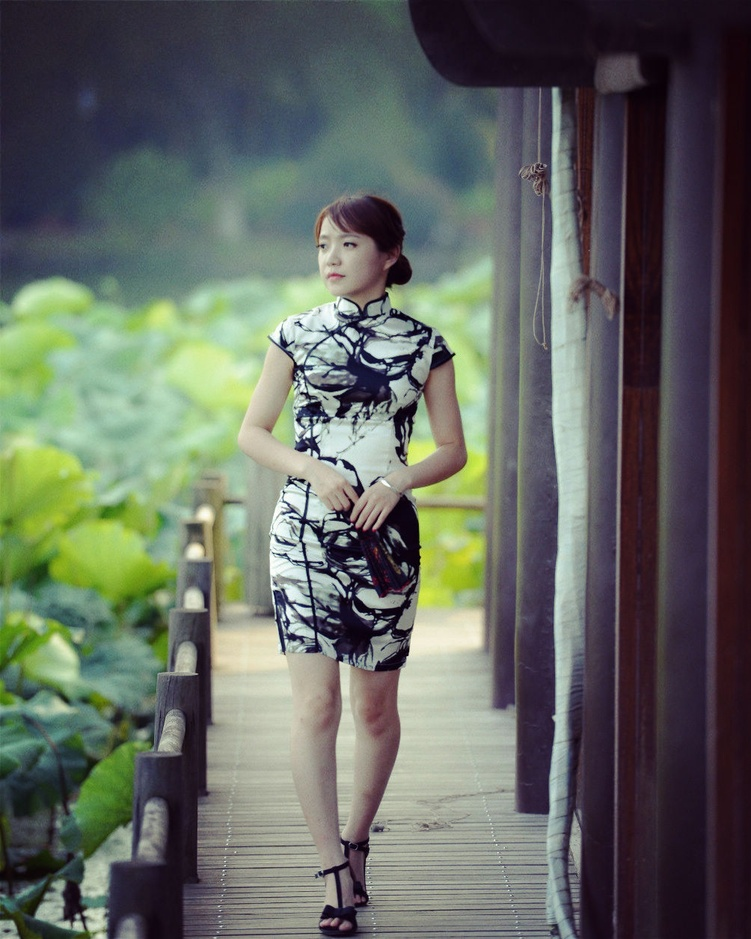
#> input picture 视觉/code/ch5/img1.jpg, 751 x 939 px, shrunk from 1004 x 1255 before the run
$ jupyter execute ch5.ipynb   (shell and % lines are left out)
#> lines starting #> are read from the running program, lines starting #| are printed output that depends on the picture
[cell 1]

import cv2
import numpy as np
from matplotlib import pyplot as plt

[cell 2]
#  opencv 的接口使用BGR模式，而 matplotlib.pyplot 接口使用的是RGB模式
img = cv2.imread("img1.jpg", 1)
#> img is the input picture: shape (939, 751, 3); mean B, G, R 96.9, 104.2, 99
# cv2.imshow("src", img)
b, g, r = cv2.split(img)
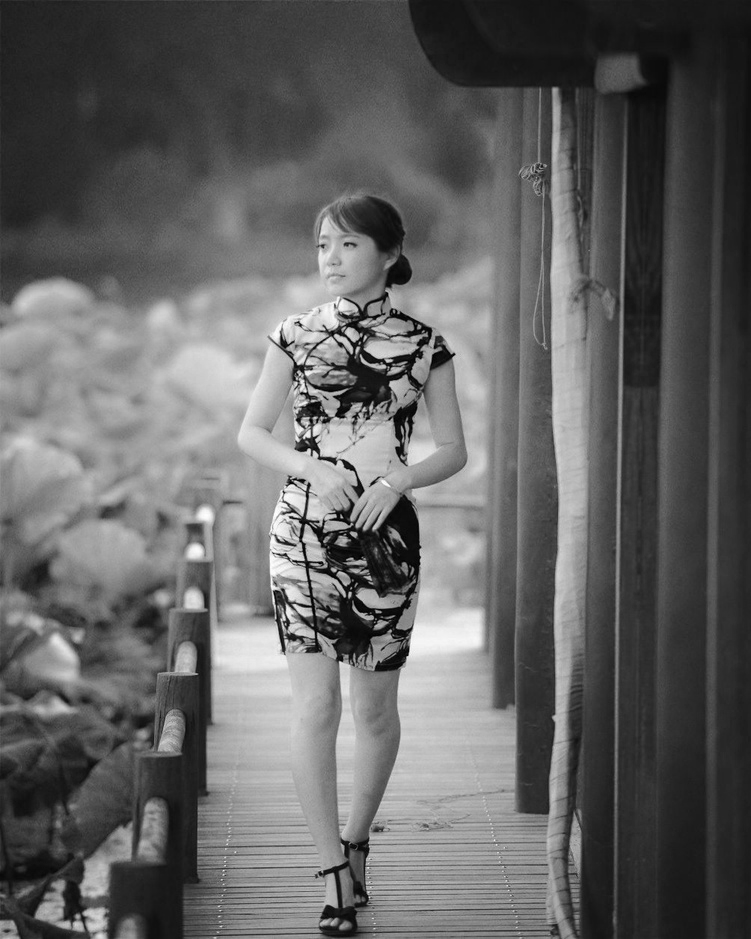
#> r: shape (939, 751); min 0, max 255, mean 99
srcImage_new = cv2.merge([r, g, b])
plt.imshow(srcImage_new)
# plt.show()

[cell 3]
# 彩色图像均衡化,需要分解通道 对每一个通道均衡化
(b, g, r) = cv2.split(img)
bH = cv2.equalizeHist(b)
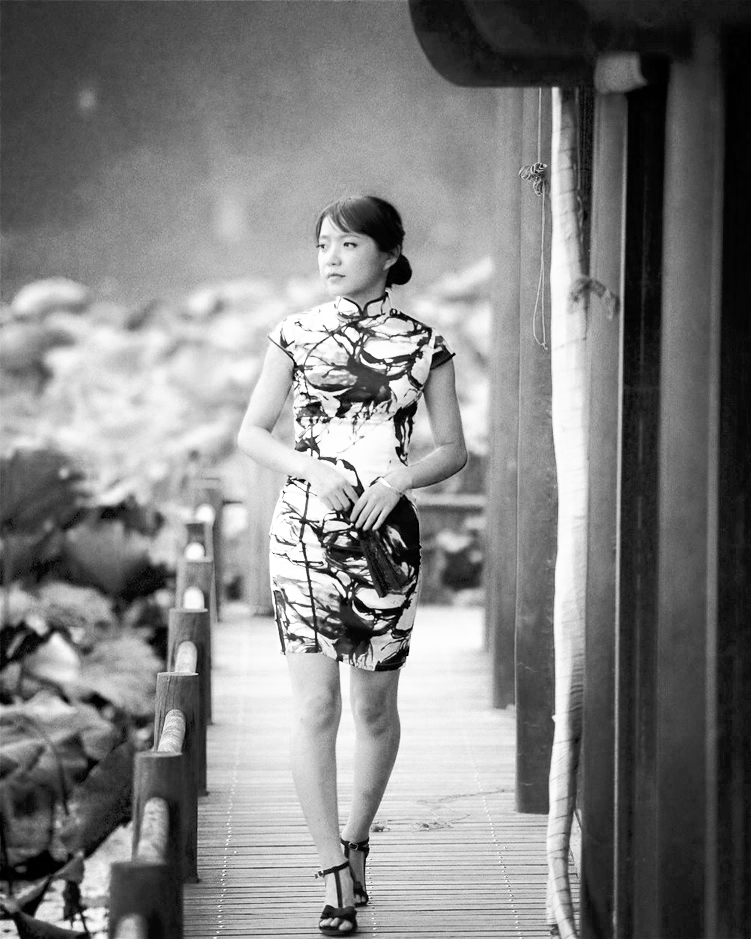
#> bH: shape (939, 751); min 0, max 255, mean 128.2
gH = cv2.equalizeHist(g)
rH = cv2.equalizeHist(r)
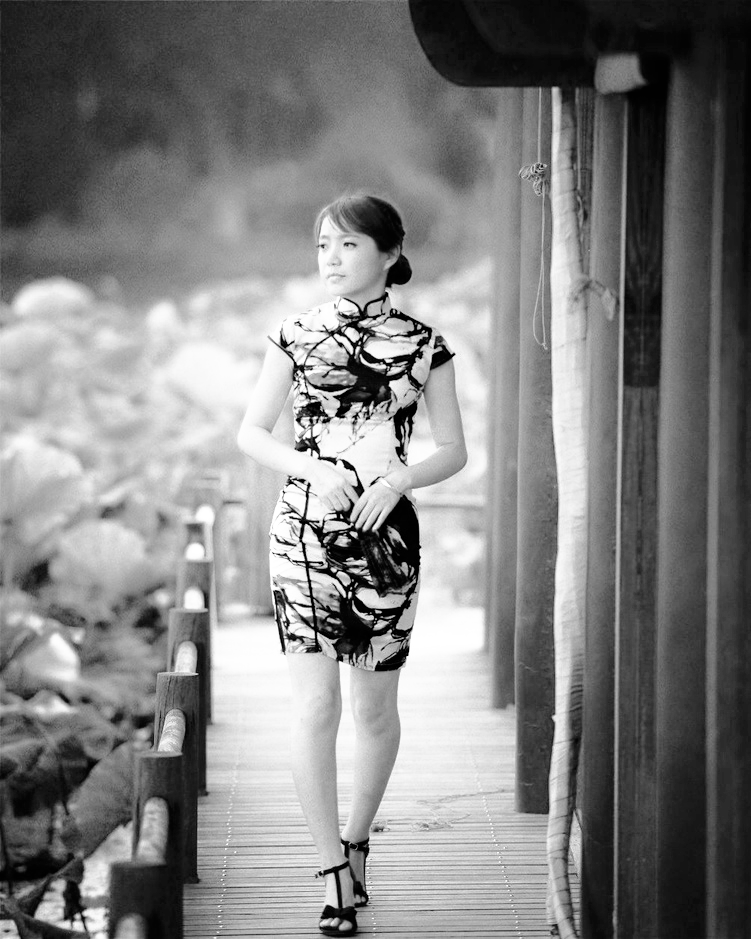
#> rH: shape (939, 751); min 0, max 255, mean 128.2
# 合并每一个通道
result = cv2.merge((rH, gH, bH))
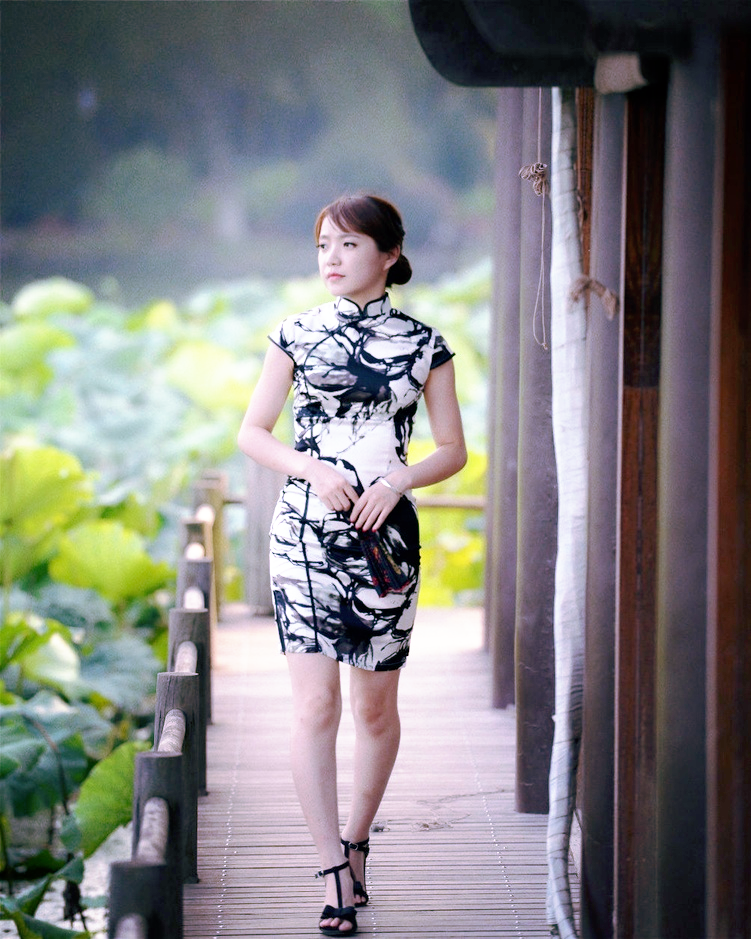
#> result: shape (939, 751, 3); mean R, G, B 128.2, 128, 128.2
# cv2.imshow("dst", result)

plt.imshow(result)
# plt.show()

[cell 4]
# Gamma图像增强
def adjust_gamma(src,gamma=2.0):
#> called with gamma = 2
    scale = float(np.iinfo(src.dtype).max - np.iinfo(src.dtype).min)
#> scale = 255
    dst = ((src.astype(np.float32) / scale) ** gamma) * scale
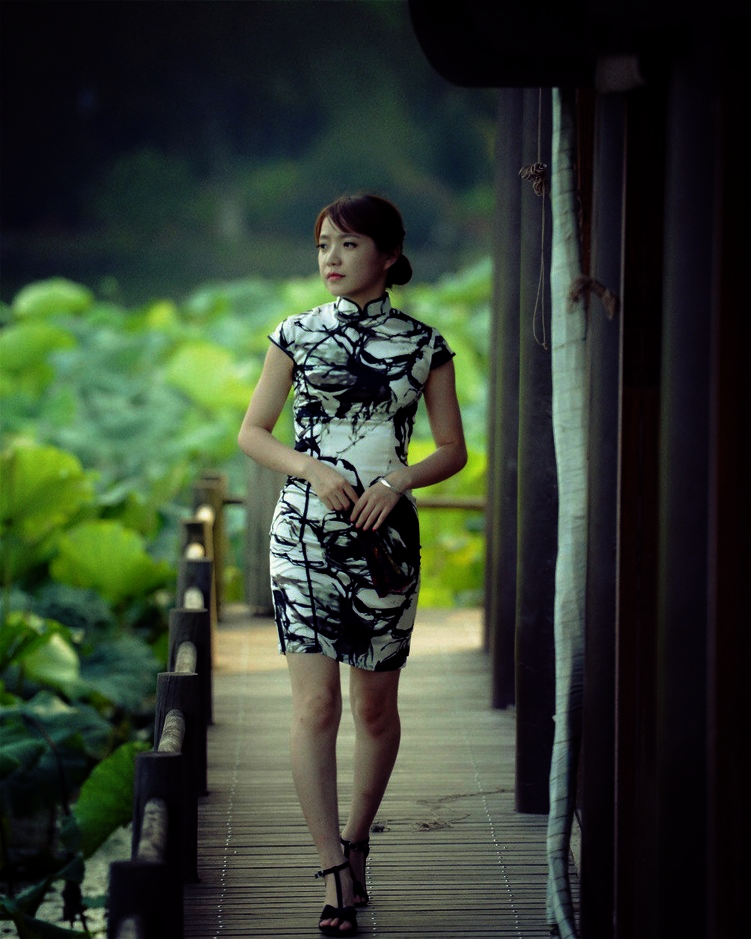
#> dst: shape (939, 751, 3) float32; mean R, G, B 51.3, 61.1, 47.8
    dst = np.clip(dst,0,255).astype(np.uint8)
    return dst
g_result = adjust_gamma(srcImage_new)
plt.imshow(g_result)

[cell 5]
def log_enhance(src):

    scale = float(np.iinfo(src.dtype).max - np.iinfo(src.dtype).min)
#> scale = 255
    dst = np.log2(src.astype(np.float32) / scale + 1) * scale
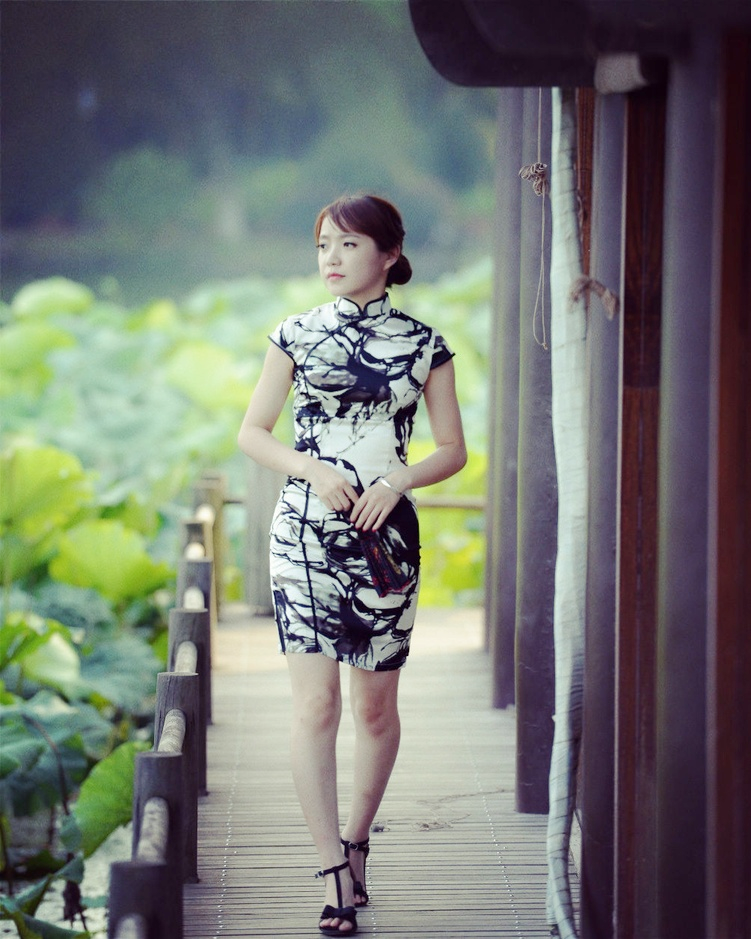
#> dst: shape (939, 751, 3) float32; mean R, G, B 116, 119.3, 114.3
    dst = np.clip(dst,0,255).astype(np.uint8)
    return dst
l_result = log_enhance(srcImage_new)
plt.imshow(l_result)

$ run again, with 视觉/code/ch5/img2.jpg copied over 视觉/code/ch5/img1.jpg
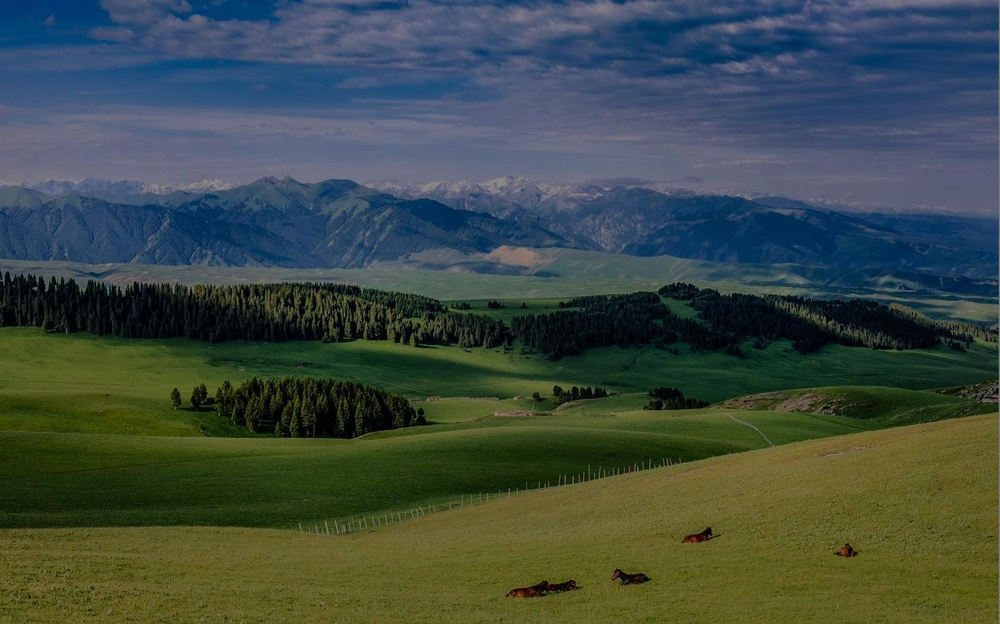
#> input picture 视觉/code/ch5/img2.jpg, 1000 x 624 px, shrunk from 1680 x 1048 before the run
#> img is the input picture: shape (624, 1000, 3); mean B, G, R 67.9, 74.9, 61.3
#> `result = cv2.merge((rH, gH, bH))`:
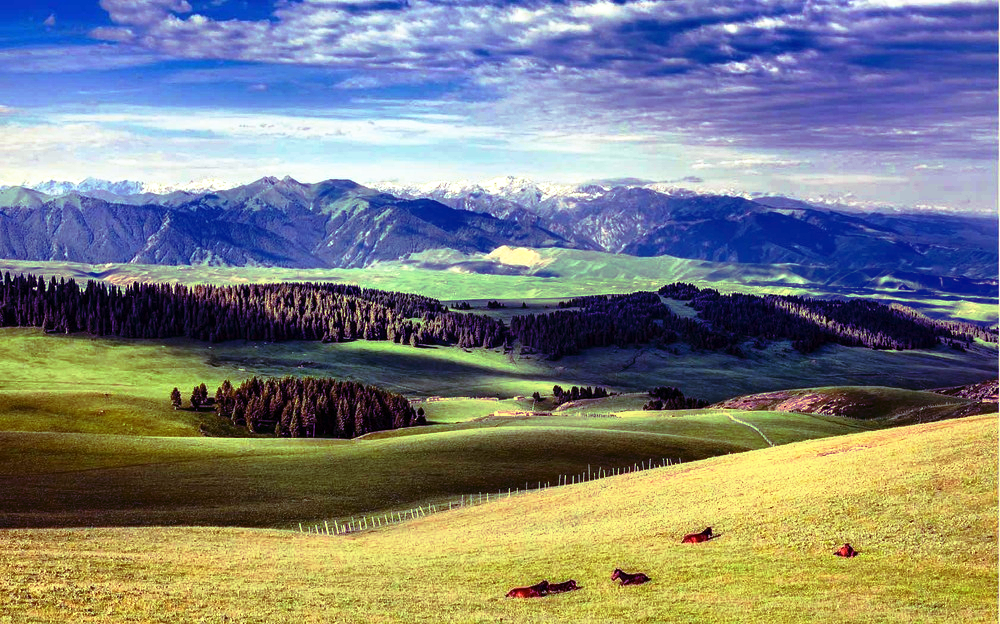
#> result: shape (624, 1000, 3); mean R, G, B 125.9, 129, 127.4
#> in log_enhance, `dst = np.log2(src.astype(np.float32) / scale + 1) * scale`:
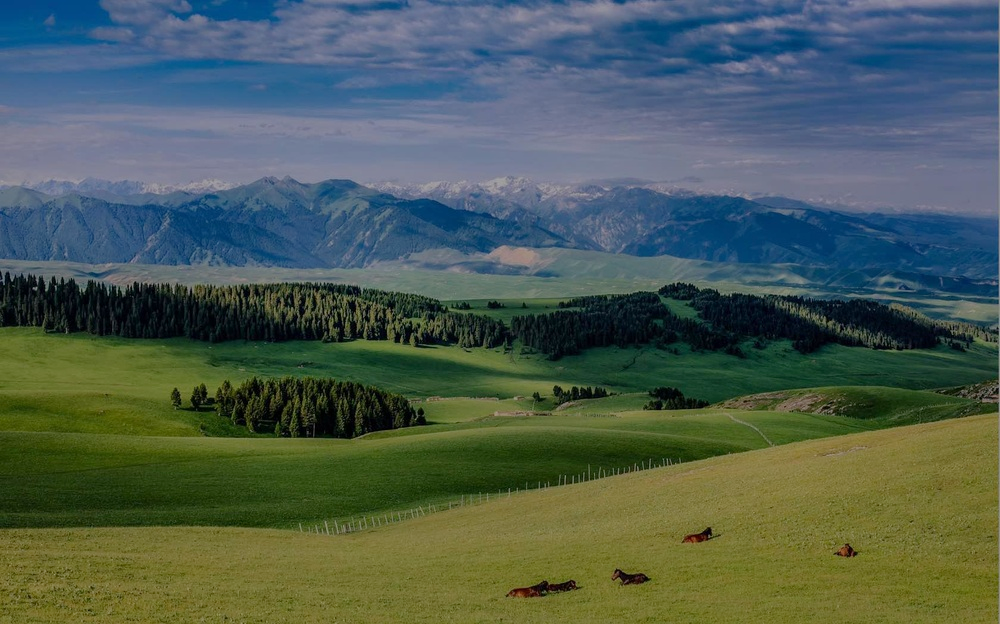
#> dst: shape (624, 1000, 3) float32; mean R, G, B 76.9, 93.4, 83.5
